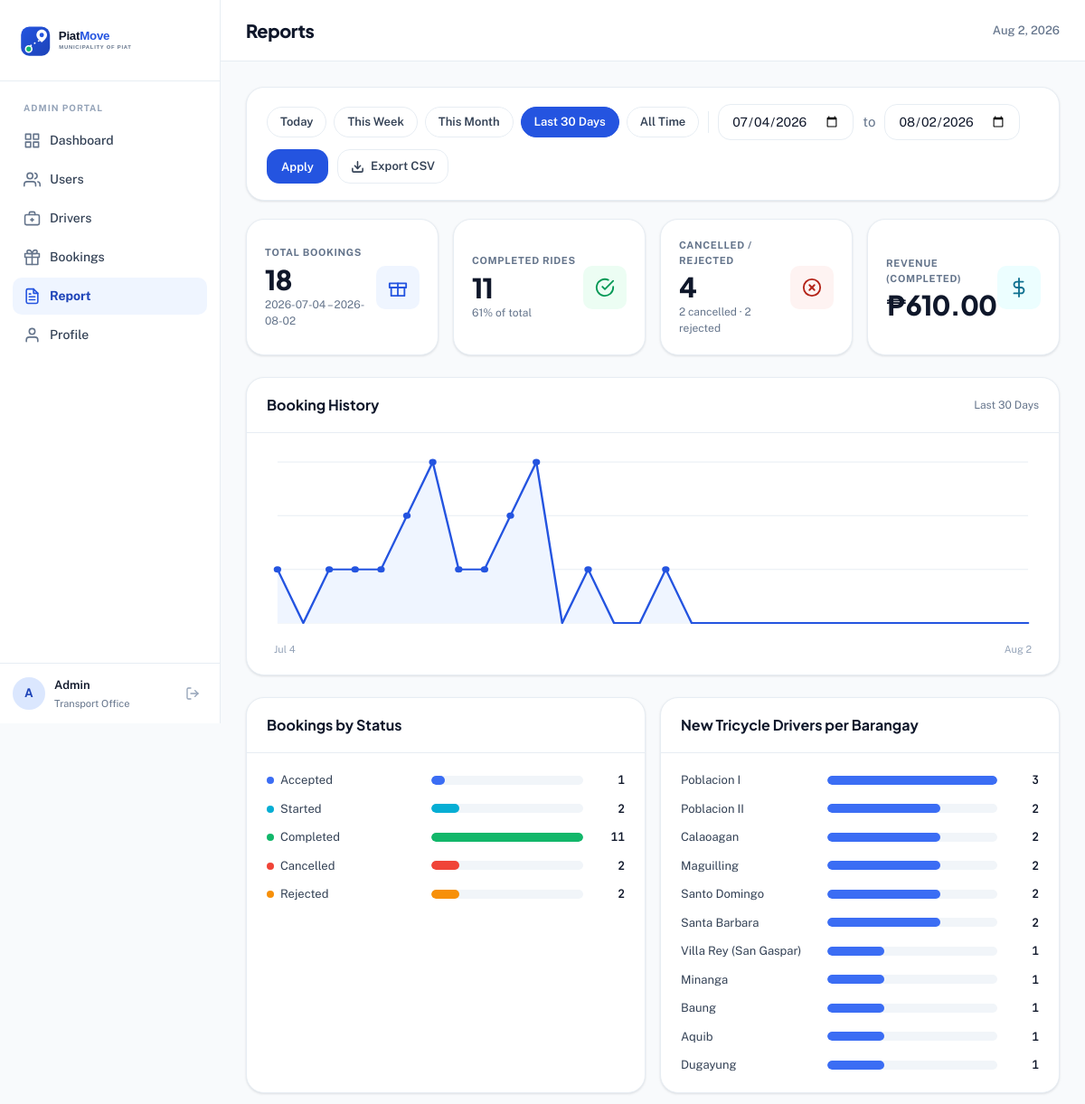
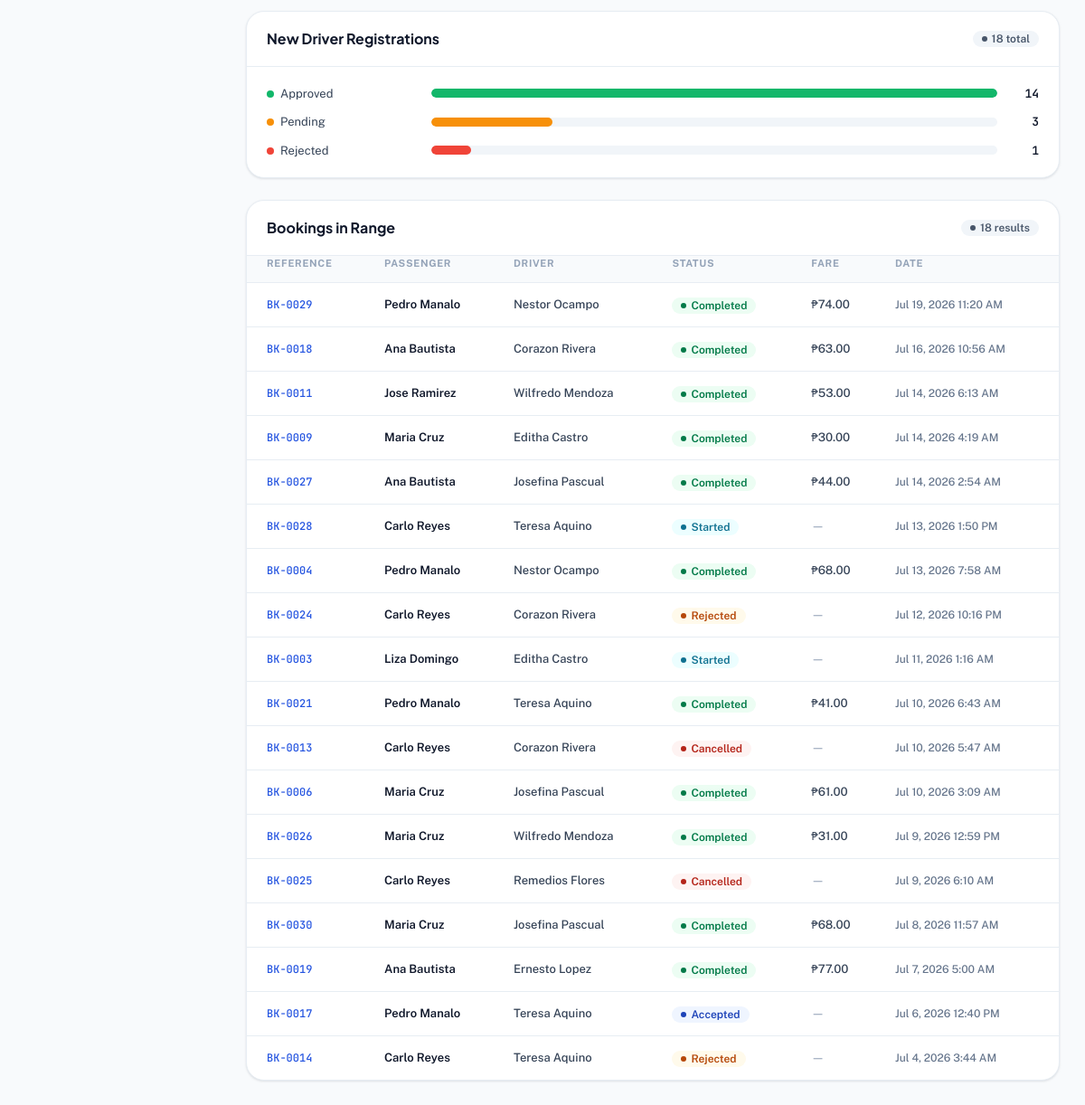
Screenshot of /report.php?range=30days (signed in) with the database file from the repository (2 pictures, top to bottom).
### tables this page shows
CREATE TABLE `bookings` (
  `id` int(10) UNSIGNED NOT NULL,
  `passenger_id` int(10) UNSIGNED NOT NULL,
  `driver_id` int(10) UNSIGNED DEFAULT NULL,
  `pickup_address` varchar(255) NOT NULL,
  `pickup_lat` decimal(10,7) NOT NULL,
  `pickup_lng` decimal(10,7) NOT NULL,
  `dropoff_address` varchar(255) NOT NULL,
  `dropoff_lat` decimal(10,7) NOT NULL,
  `dropoff_lng` decimal(10,7) NOT NULL,
  `status` enum('pending','accepted','rejected','started','completed','cancelled') NOT NULL DEFAULT 'pending',
  `fare` decimal(10,2) DEFAULT NULL,
  `created_at` timestamp NOT NULL DEFAULT current_timestamp(),
  `updated_at` timestamp NOT NULL DEFAULT current_timestamp() ON UPDATE current_timestamp()
);

CREATE TABLE `users` (
  `id` int(10) UNSIGNED NOT NULL,
  `name` varchar(100) NOT NULL,
  `email` varchar(150) NOT NULL,
  `password` varchar(255) NOT NULL,
  `phone` varchar(20) NOT NULL,
  `role` enum('passenger','driver') NOT NULL DEFAULT 'passenger',
  `status` enum('active','inactive') NOT NULL DEFAULT 'active',
  `created_at` timestamp NOT NULL DEFAULT current_timestamp(),
  `updated_at` timestamp NOT NULL DEFAULT current_timestamp() ON UPDATE current_timestamp()
);

### report.php (the view, shortened to what this page needs)
<?php
require_once __DIR__ . '/includes/charts.php';
$db = get_db();
$range = $_GET['range'] ?? 'month';
$today = date('Y-m-d');
switch ($range) {
    case '30days':  $from = date('Y-m-d', strtotime('-29 days')); break;
}
$from = $_GET['from'] ?? $from;
$to   = $_GET['to'] ?? $today;
$fromDt = $from . ' 00:00:00';
$toDt   = $to . ' 23:59:59';
$base_sql = "SELECT b.*,
                    p.name  AS passenger_name,
                    p.phone AS passenger_phone,
                    d.name  AS driver_name,
                    d.phone AS driver_phone
             FROM bookings b
             JOIN users p  ON p.id = b.passenger_id
             LEFT JOIN users d ON d.id = b.driver_id
             WHERE b.created_at BETWEEN ? AND ?
             ORDER BY b.created_at DESC";
$stmt = $db->prepare($base_sql);
$stmt->execute([$fromDt, $toDt]);
$bookings = $stmt->fetchAll();
$status_counts = ['pending' => 0, 'accepted' => 0, 'started' => 0, 'completed' => 0, 'cancelled' => 0, 'rejected' => 0];
$total_fare = 0;
foreach ($bookings as $b) {
    $status_counts[$b['status']] = ($status_counts[$b['status']] ?? 0) + 1;
    if ($b['status'] === 'completed' && $b['fare'] !== null) $total_fare += (float)$b['fare'];
}
$total_bookings = count($bookings);
$bh_rows = $db->prepare(
    "SELECT DATE(created_at) AS d, COUNT(*) AS c FROM bookings
     WHERE created_at BETWEEN ? AND ?
     GROUP BY DATE(created_at)"
);
$bh_rows->execute([$fromDt, $toDt]);
$bh_rows = $bh_rows->fetchAll(PDO::FETCH_KEY_PAIR);
$booking_history = [];
$dayCursor = strtotime($from);
$dayEnd    = strtotime($to);
while ($dayCursor <= $dayEnd) {
    $d = date('Y-m-d', $dayCursor);
    $booking_history[$d] = (int)($bh_rows[$d] ?? 0);
    $dayCursor = strtotime('+1 day', $dayCursor);
}
$driver_stmt = $db->prepare(
    "SELECT approval_status, COUNT(*) AS c FROM driver_info
     WHERE created_at BETWEEN ? AND ?
     GROUP BY approval_status"
);
$driver_stmt->execute([$fromDt, $toDt]);
$driver_counts = $driver_stmt->fetchAll(PDO::FETCH_KEY_PAIR);
$new_approved = (int)($driver_counts['approved'] ?? 0);
$new_pending  = (int)($driver_counts['pending'] ?? 0);
$new_rejected = (int)($driver_counts['rejected'] ?? 0);
$new_drivers  = $new_approved + $new_pending + $new_rejected;
$barangay_stmt = $db->prepare(
    "SELECT barangay, COUNT(*) AS c FROM driver_info
     WHERE vehicle_type = 'Tricycle' AND barangay <> '' AND created_at BETWEEN ? AND ?
     GROUP BY barangay ORDER BY c DESC"
);
$barangay_stmt->execute([$fromDt, $toDt]);
$barangay_counts = $barangay_stmt->fetchAll(PDO::FETCH_KEY_PAIR);
$range_labels = ['today' => 'Today', 'week' => 'This Week', 'month' => 'This Month', '30days' => 'Last 30 Days', 'all' => 'All Time'];
require_once __DIR__ . '/includes/header.php';
?>
<div class="panel" style="margin-bottom:20px">
    <div style="padding:18px 22px">
        <form method="GET" style="display:flex;gap:10px;flex-wrap:wrap;align-items:center">
            <div style="display:flex;gap:8px;flex-wrap:wrap">
                <?php foreach ($range_labels as $key => $label): ?>
                    <a href="?range=<?= $key ?>" class="filter-pill <?= $range === $key ? 'active' : '' ?>"><?= $label ?></a>
                <?php endforeach; ?>
            </div>
            <input type="date" name="from" class="form-input" style="width:150px" value="<?= htmlspecialchars($from) ?>">
            <span class="text-muted">to</span>
            <input type="date" name="to" class="form-input" style="width:150px" value="<?= htmlspecialchars($to) ?>">
            <button type="submit" class="btn-primary-ds">Apply</button>
            <a href="?range=<?= htmlspecialchars($range) ?>&from=<?= htmlspecialchars($from) ?>&to=<?= htmlspecialchars($to) ?>&export=1" class="btn-ghost">
                <svg width="15" height="15" viewBox="0 0 24 24" fill="none" stroke="currentColor" stroke-width="2.5" stroke-linecap="round" stroke-linejoin="round"><path d="M21 15v4a2 2 0 0 1-2 2H5a2 2 0 0 1-2-2v-4"/><polyline points="7 10 12 15 17 10"/><line x1="12" y1="15" x2="12" y2="3"/></svg>
                Export CSV
            </a>
        </form>
    </div>
</div>
<div class="stats-grid">
    <div class="stat-card">
        <div>
            <div class="stat-label">Total Bookings</div>
            <div class="stat-value"><?= number_format($total_bookings) ?></div>
            <div class="stat-sub"><?= htmlspecialchars($from) ?> &ndash; <?= htmlspecialchars($to) ?></div>
        </div>
        <div class="stat-icon blue">
            <svg width="22" height="22" viewBox="0 0 24 24" fill="none" stroke="currentColor" stroke-width="2" stroke-linecap="round" stroke-linejoin="round">
                <path d="M20 12V22H4V12"/><path d="M22 7H2v5h20V7z"/><path d="M12 22V7"/>
            </svg>
        </div>
    </div>
    <div class="stat-card">
        <div>
            <div class="stat-label">Completed Rides</div>
            <div class="stat-value"><?= number_format($status_counts['completed']) ?></div>
            <div class="stat-sub"><?= $total_bookings > 0 ? round($status_counts['completed'] / $total_bookings * 100) : 0 ?>% of total</div>
        </div>
        <div class="stat-icon green">
            <svg width="22" height="22" viewBox="0 0 24 24" fill="none" stroke="currentColor" stroke-width="2" stroke-linecap="round" stroke-linejoin="round">
                <path d="M22 11.08V12a10 10 0 1 1-5.93-9.14"/><polyline points="22 4 12 14.01 9 11.01"/>
            </svg>
        </div>
    </div>
    <div class="stat-card">
        <div>
            <div class="stat-label">Cancelled / Rejected</div>
            <div class="stat-value"><?= number_format($status_counts['cancelled'] + $status_counts['rejected']) ?></div>
            <div class="stat-sub"><?= $status_counts['cancelled'] ?> cancelled &middot; <?= $status_counts['rejected'] ?> rejected</div>
        </div>
        <div class="stat-icon red">
            <svg width="22" height="22" viewBox="0 0 24 24" fill="none" stroke="currentColor" stroke-width="2" stroke-linecap="round" stroke-linejoin="round">
                <circle cx="12" cy="12" r="10"/><line x1="15" y1="9" x2="9" y2="15"/><line x1="9" y1="9" x2="15" y2="15"/>
            </svg>
        </div>
    </div>
    <div class="stat-card">
        <div>
            <div class="stat-label">Revenue (Completed)</div>
            <div class="stat-value">&#8369;<?= number_format($total_fare, 2) ?></div>
        </div>
        <div class="stat-icon cyan">
            <svg width="22" height="22" viewBox="0 0 24 24" fill="none" stroke="currentColor" stroke-width="2" stroke-linecap="round" stroke-linejoin="round">
                <line x1="12" y1="1" x2="12" y2="23"/><path d="M17 5H9.5a3.5 3.5 0 0 0 0 7h5a3.5 3.5 0 0 1 0 7H6"/>
            </svg>
        </div>
    </div>
</div>
<div class="panel" style="margin-bottom:24px">
    <div class="panel-header">
        <span class="panel-title">Booking History</span>
        <span class="text-muted" style="font-size:12px"><?= htmlspecialchars($range_labels[$range]) ?></span>
    </div>
    <div class="chart-panel-body">
        <?= render_booking_history_chart($booking_history, 'Booking history for selected range') ?>
    </div>
</div>
<div class="charts-grid">
    <div class="panel">
        <div class="panel-header">
            <span class="panel-title">Bookings by Status</span>
        </div>
        <div class="chart-panel-body">
            <?php
            $status_colors = [
                'completed' => 'var(--green-500)', 'pending' => 'var(--gray-400)', 'accepted' => 'var(--blue-500)',
                'started' => 'var(--cyan-500)', 'cancelled' => 'var(--red-500)', 'rejected' => 'var(--amber-500)',
            ];
            $status_items = array_filter($status_counts, fn($c) => $c > 0);
            if (empty($status_items)):
            ?>
                <div class="chart-empty">No bookings in this range.</div>
            <?php else: foreach ($status_items as $status => $count): $pct = round($count / max($status_items) * 100, 1); ?>
                <div class="chart-bar-row">
                    <div class="chart-bar-label" style="width:170px">
                        <span class="chart-legend-dot" style="background:<?= $status_colors[$status] ?>"></span><?= ucfirst($status) ?>
                    </div>
                    <div class="chart-bar-track"><div class="chart-bar-fill" style="width:<?= $pct ?>%;background:<?= $status_colors[$status] ?>"></div></div>
                    <div class="chart-bar-value"><?= number_format($count) ?></div>
                </div>
            <?php endforeach; endif; ?>
        </div>
    </div>
    <div class="panel">
        <div class="panel-header">
            <span class="panel-title">New Tricycle Drivers per Barangay</span>
        </div>
        <div class="chart-panel-body">
            <?= render_bar_rows($barangay_counts, 'var(--blue-500)', 'No new drivers registered in this range.') ?>
        </div>
    </div>
</div>
<div class="panel" style="margin-bottom:24px">
    <div class="panel-header">
        <span class="panel-title">New Driver Registrations</span>
        <span class="badge badge-neutral"><?= number_format($new_drivers) ?> total</span>
    </div>
    <div class="chart-panel-body">
        <?php
        $new_driver_items = ['Approved' => $new_approved, 'Pending' => $new_pending];
        if ($new_rejected > 0) $new_driver_items['Rejected'] = $new_rejected;
        $new_driver_colors = ['Approved' => 'var(--green-500)', 'Pending' => 'var(--amber-500)', 'Rejected' => 'var(--red-500)'];
        if ($new_drivers === 0):
        ?>
            <div class="chart-empty">No driver registrations in this range.</div>
        <?php else: foreach ($new_driver_items as $label => $count): $pct = round($count / max($new_driver_items) * 100, 1); ?>
            <div class="chart-bar-row">
                <div class="chart-bar-label" style="width:170px">
                    <span class="chart-legend-dot" style="background:<?= $new_driver_colors[$label] ?>"></span><?= $label ?>
                </div>
                <div class="chart-bar-track"><div class="chart-bar-fill" style="width:<?= $pct ?>%;background:<?= $new_driver_colors[$label] ?>"></div></div>
                <div class="chart-bar-value"><?= number_format($count) ?></div>
            </div>
        <?php endforeach; endif; ?>
    </div>
</div>
<div class="panel">
    <div class="panel-header">
        <span class="panel-title">Bookings in Range</span>
        <span class="badge badge-neutral"><?= count($bookings) ?> results</span>
    </div>
    <div style="overflow-x:auto">
        <table class="data-table">
            <thead>
                <tr>
                    <th>Reference</th>
                    <th>Passenger</th>
                    <th>Driver</th>
                    <th>Status</th>
                    <th>Fare</th>
                    <th>Date</th>
                </tr>
            </thead>
            <tbody>
                <?php foreach ($bookings as $b): ?>
                <tr>
                    <td><span class="cell-mono">BK-<?= str_pad($b['id'], 4, '0', STR_PAD_LEFT) ?></span></td>
                    <td><span class="cell-strong"><?= htmlspecialchars($b['passenger_name']) ?></span></td>
                    <td><?= $b['driver_name'] ? htmlspecialchars($b['driver_name']) : '<span class="text-subtle">&mdash;</span>' ?></td>
                    <td><?= status_badge($b['status']) ?></td>
                    <td><?= $b['fare'] !== null ? '&#8369;' . number_format($b['fare'], 2) : '<span class="text-subtle">&mdash;</span>' ?></td>
                    <td><span class="text-muted" style="font-size:12px"><?= date('M j, Y g:i A', strtotime($b['created_at'])) ?></span></td>
                </tr>
                <?php endforeach; ?>
            </tbody>
        </table>
    </div>
</div>
<?php require_once __DIR__ . '/includes/footer.php'; ?>

### includes/charts.php (shortened to what this page needs)
<?php
function status_badge(string $status): string {
    $map = [
        'pending'   => 'neutral',
        'accepted'  => 'primary',
        'started'   => 'info',
        'completed' => 'success',
        'cancelled' => 'danger',
        'rejected'  => 'warning',
    ];
    $cls = $map[$status] ?? 'neutral';
    return '<span class="badge badge-' . htmlspecialchars($cls, ENT_QUOTES) . '">'
         . htmlspecialchars(ucfirst($status), ENT_QUOTES)
         . '</span>';
}
function render_booking_history_chart(array $history, string $label = 'Booking history'): string {
    $n = count($history);
    $values  = array_values($history);
    $dates   = array_keys($history);
    $maxVal  = max($values);
    $axisMax = $maxVal > 0 ? $maxVal : 4;
    $w = 720; $h = 200;
    $padL = 10; $padR = 10; $padT = 12; $padB = 10;
    $plotW = $w - $padL - $padR;
    $plotH = $h - $padT - $padB;
    $points = [];
    for ($i = 0; $i < $n; $i++) {
        $x = $padL + ($n > 1 ? $i * ($plotW / ($n - 1)) : $plotW / 2);
        $y = $padT + $plotH - ($values[$i] / $axisMax) * $plotH;
        $points[] = [$x, $y, $values[$i], $dates[$i]];
    }
    $gridLines = '';
    for ($g = 0; $g <= 3; $g++) {
        $gy = $padT + ($plotH / 3) * $g;
        $gridLines .= '<line x1="' . $padL . '" y1="' . $gy . '" x2="' . ($w - $padR) . '" y2="' . $gy . '" stroke="var(--gray-200)" stroke-width="1"/>';
    }
    $linePath = 'M ' . implode(' L ', array_map(fn($p) => round($p[0], 1) . ' ' . round($p[1], 1), $points));
    $areaPath = $linePath
        . ' L ' . round($points[$n - 1][0], 1) . ' ' . ($padT + $plotH)
        . ' L ' . round($points[0][0], 1) . ' ' . ($padT + $plotH) . ' Z';
    $markers = '';
    foreach ($points as [$x, $y, $val, $date]) {
        $tip = date('M j', strtotime($date)) . ': ' . $val . ' booking' . ($val === 1 ? '' : 's');
        if ($val > 0) {
            $markers .= '<circle cx="' . round($x, 1) . '" cy="' . round($y, 1) . '" r="3.5" fill="var(--blue-600)"><title>' . htmlspecialchars($tip) . '</title></circle>';
        }
        $markers .= '<circle cx="' . round($x, 1) . '" cy="' . round($y, 1) . '" r="8" fill="transparent"><title>' . htmlspecialchars($tip) . '</title></circle>';
    }
    $svg = '<svg viewBox="0 0 ' . $w . ' ' . $h . '" width="100%" height="' . $h . '" preserveAspectRatio="none" role="img" aria-label="' . htmlspecialchars($label) . '">'
         . $gridLines
         . '<path d="' . $areaPath . '" fill="var(--blue-50)" stroke="none"/>'
         . '<path d="' . $linePath . '" fill="none" stroke="var(--blue-600)" stroke-width="2" stroke-linejoin="round" stroke-linecap="round"/>'
         . $markers
         . '</svg>';
    $firstLabel = htmlspecialchars(date('M j', strtotime($dates[0])));
    $lastLabel  = htmlspecialchars(date('M j', strtotime($dates[$n - 1])));
    return $svg . '<div class="chart-svg-labels"><span>' . $firstLabel . '</span><span>' . $lastLabel . '</span></div>';
}
function render_bar_rows(array $items, string $color, string $emptyText): string {
    $max = max($items);
    $html = '';
    foreach ($items as $label => $count) {
        $pct = $max > 0 ? round(($count / $max) * 100, 1) : 0;
        $html .= '<div class="chart-bar-row">'
               . '<div class="chart-bar-label" title="' . htmlspecialchars($label) . '">' . htmlspecialchars($label) . '</div>'
               . '<div class="chart-bar-track"><div class="chart-bar-fill" style="width:' . $pct . '%;background:' . $color . '"></div></div>'
               . '<div class="chart-bar-value">' . number_format($count) . '</div>'
               . '</div>';
    }
    return $html;
}

### rows the page displays
bookings: id "0029", passenger.name "Pedro Manalo", driver.name "Nestor Ocampo", status "Completed", fare "74.00", created_at "Jul 19, 2026 11:20 AM"
bookings: id "0018", passenger.name "Ana Bautista", driver.name "Corazon Rivera", status "Completed", fare "63.00", created_at "Jul 16, 2026 10:56 AM"
bookings: id "0011", passenger.name "Jose Ramirez", driver.name "Wilfredo Mendoza", status "Completed", fare "53.00", created_at "Jul 14, 2026 6:13 AM"
bookings: id "0009", passenger.name "Maria Cruz", driver.name "Editha Castro", status "Completed", fare "30.00", created_at "Jul 14, 2026 4:19 AM"
bookings: id "0027", passenger.name "Ana Bautista", driver.name "Josefina Pascual", status "Completed", fare "44.00", created_at "Jul 14, 2026 2:54 AM"
bookings: id "0028", passenger.name "Carlo Reyes", driver.name "Teresa Aquino", status "Started", created_at "Jul 13, 2026 1:50 PM"
bookings: id "0004", passenger.name "Pedro Manalo", driver.name "Nestor Ocampo", status "Completed", fare "68.00", created_at "Jul 13, 2026 7:58 AM"
bookings: id "0024", passenger.name "Carlo Reyes", driver.name "Corazon Rivera", status "Rejected", created_at "Jul 12, 2026 10:16 PM"
bookings: id "0003", passenger.name "Liza Domingo", driver.name "Editha Castro", status "Started", created_at "Jul 11, 2026 1:16 AM"
bookings: id "0021", passenger.name "Pedro Manalo", driver.name "Teresa Aquino", status "Completed", fare "41.00", created_at "Jul 10, 2026 6:43 AM"
bookings: id "0013", passenger.name "Carlo Reyes", driver.name "Corazon Rivera", status "Cancelled", created_at "Jul 10, 2026 5:47 AM"
bookings: id "0006", passenger.name "Maria Cruz", driver.name "Josefina Pascual", status "Completed", fare "61.00", created_at "Jul 10, 2026 3:09 AM"
bookings: id "0026", passenger.name "Maria Cruz", driver.name "Wilfredo Mendoza", status "Completed", fare "31.00", created_at "Jul 9, 2026 12:59 PM"
bookings: id "0025", passenger.name "Carlo Reyes", driver.name "Remedios Flores", status "Cancelled", created_at "Jul 9, 2026 6:10 AM"
bookings: id "0030", passenger.name "Maria Cruz", driver.name "Josefina Pascual", status "Completed", fare "68.00", created_at "Jul 8, 2026 11:57 AM"
bookings: id "0019", passenger.name "Ana Bautista", driver.name "Ernesto Lopez", status "Completed", fare "77.00", created_at "Jul 7, 2026 5:00 AM"
bookings: id "0017", passenger.name "Pedro Manalo", driver.name "Teresa Aquino", status "Accepted", created_at "Jul 6, 2026 12:40 PM"
bookings: id "0014", passenger.name "Carlo Reyes", driver.name "Teresa Aquino", status "Rejected", created_at "Jul 4, 2026 3:44 AM"

### other values shown
substr($_SESSION['admin_name'] ?? 'A', 0, 1) "A"
$_SESSION['admin_name'] "Admin"
$page_title "Reports"
$label "Today"
$label "This Week"
$label "This Month"
$label "Last 30 Days"
$label "All Time"
$total_bookings "18"
$from "2026-07-04"
$to "2026-08-02"
$status_counts['completed'] "11"
$status_counts['completed'] / $total_bookings * 100 "61"
$status_counts['cancelled'] + $status_counts['rejected'] "4"
$status_counts['cancelled'] "2"
